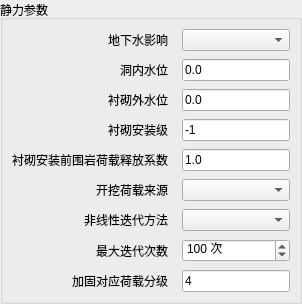
      <widget class="QGroupBox" name="groupStaticControl">
       <property name="title">
        <string>静力参数</string>
       </property>
       <layout class="QFormLayout" name="formLayoutStaticControl">
        <item row="0" column="0">
         <widget class="QLabel" name="label3">
 <property name="sizePolicy">
  <sizepolicy hsizetype="Fixed" vsizetype="Preferred">
   <horstretch>0</horstretch>
   <verstretch>0</verstretch>
  </sizepolicy>
 </property>
          <property name="text">
           <string>地下水影响</string>
          </property>
          <property name="wordWrap">
           <bool>false</bool>
          </property>
         </widget>
        </item>
        <item row="0" column="1">
         <widget class="QComboBox" name="comboIfSeep">
          <property name="minimumSize">
           <size>
            <width>10</width>
            <height>0</height>
           </size>
          </property>
         </widget>
        </item>
        <item row="2" column="0">
         <widget class="QLabel" name="label5">
 <property name="sizePolicy">
  <sizepolicy hsizetype="Fixed" vsizetype="Preferred">
   <horstretch>0</horstretch>
   <verstretch>0</verstretch>
  </sizepolicy>
 </property>
          <property name="text">
           <string>洞内水位</string>
          </property>
          <property name="wordWrap">
           <bool>false</bool>
          </property>
         </widget>
        </item>
        <item row="2" column="1">
         <widget class="QLineEdit" name="line5Edit">
          <property name="text">
           <string>0.0</string>
          </property>
          <property name="minimumSize">
           <size>
            <width>10</width>
            <height>0</height>
           </size>
          </property>
         </widget>
        </item>
        <item row="3" column="0">
         <widget class="QLabel" name="label7">
 <property name="sizePolicy">
  <sizepolicy hsizetype="Fixed" vsizetype="Preferred">
   <horstretch>0</horstretch>
   <verstretch>0</verstretch>
  </sizepolicy>
 </property>
          <property name="text">
           <string>衬砌外水位</string>
          </property>
          <property name="wordWrap">
           <bool>false</bool>
          </property>
         </widget>
        </item>
        <item row="3" column="1">
         <widget class="QLineEdit" name="line7Edit">
          <property name="text">
           <string>0.0</string>
          </property>
          <property name="minimumSize">
           <size>
            <width>10</width>
            <height>0</height>
           </size>
          </property>
         </widget>
        </item>
        <item row="4" column="0">
         <widget class="QLabel" name="label10">
 <property name="sizePolicy">
  <sizepolicy hsizetype="Fixed" vsizetype="Preferred">
   <horstretch>0</horstretch>
   <verstretch>0</verstretch>
  </sizepolicy>
 </property>
          <property name="text">
           <string>衬砌安装级</string>
          </property>
          <property name="wordWrap">
           <bool>false</bool>
          </property>
          <property name="toolTip">
           <string>衬砌安装所在开挖级，取 -1 至负的最大开挖级。</string>
          </property>
         </widget>
        </item>
        <item row="4" column="1">
         <widget class="QLineEdit" name="line10Edit">
          <property name="text">
           <string>-1</string>
          </property>
          <property name="minimumSize">
           <size>
            <width>10</width>
            <height>0</height>
           </size>
          </property>
         </widget>
        </item>
        <item row="5" column="0">
         <widget class="QLabel" name="label11">
 <property name="sizePolicy">
  <sizepolicy hsizetype="Fixed" vsizetype="Preferred">
   <horstretch>0</horstretch>
   <verstretch>0</verstretch>
  </sizepolicy>
 </property>
          <property name="text">
           <string>衬砌安装前围岩荷载释放系数</string>
          </property>
          <property name="wordWrap">
           <bool>false</bool>
          </property>
         </widget>
        </item>
        <item row="5" column="1">
         <widget class="QLineEdit" name="line11Edit">
          <property name="text">
           <string>1.0</string>
          </property>
          <property name="minimumSize">
           <size>
            <width>10</width>
            <height>0</height>
           </size>
          </property>
         </widget>
        </item>
        <item row="6" column="0">
         <widget class="QLabel" name="label23">
 <property name="sizePolicy">
  <sizepolicy hsizetype="Fixed" vsizetype="Preferred">
   <horstretch>0</horstretch>
   <verstretch>0</verstretch>
  </sizepolicy>
 </property>
          <property name="text">
           <string>开挖荷载来源</string>
          </property>
          <property name="wordWrap">
           <bool>false</bool>
          </property>
         </widget>
        </item>
        <item row="6" column="1">
         <widget class="QComboBox" name="comboExcavationLoadMethod">
          <property name="minimumSize">
           <size>
            <width>10</width>
            <height>0</height>
           </size>
          </property>
         </widget>
        </item>
        <item row="7" column="0">
         <widget class="QLabel" name="label24">
 <property name="sizePolicy">
  <sizepolicy hsizetype="Fixed" vsizetype="Preferred">
   <horstretch>0</horstretch>
   <verstretch>0</verstretch>
  </sizepolicy>
 </property>
          <property name="text">
           <string>非线性迭代方法</string>
          </property>
          <property name="wordWrap">
           <bool>false</bool>
          </property>
         </widget>
        </item>
        <item row="7" column="1">
         <widget class="QComboBox" name="comboIterationMethod" />
        </item>
        <item row="9" column="0">
         <widget class="QLabel" name="label25">
 <property name="sizePolicy">
  <sizepolicy hsizetype="Fixed" vsizetype="Preferred">
   <horstretch>0</horstretch>
   <verstretch>0</verstretch>
  </sizepolicy>
 </property>
          <property name="text">
           <string>加固对应荷载分级</string>
          </property>
          <property name="wordWrap">
           <bool>false</bool>
          </property>
         </widget>
        </item>
        <item row="9" column="1">
         <widget class="QLineEdit" name="line25Edit">
          <property name="text">
           <string>4</string>
          </property>
          <property name="minimumSize">
           <size>
            <width>10</width>
            <height>0</height>
           </size>
          </property>
         </widget>
        </item>
        <property name="leftMargin">
         <number>9</number>
        </property>
        <property name="topMargin">
         <number>9</number>
        </property>
        <property name="rightMargin">
         <number>9</number>
        </property>
        <property name="bottomMargin">
         <number>9</number>
        </property>
        <property name="horizontalSpacing">
         <number>14</number>
        </property>
        <property name="verticalSpacing">
         <number>8</number>
        </property>
        <property name="fieldGrowthPolicy">
         <enum>QFormLayout::AllNonFixedFieldsGrow</enum>
        </property>
        <property name="rowWrapPolicy">
         <enum>QFormLayout::WrapLongRows</enum>
        </property>
        <property name="labelAlignment">
         <set>Qt::AlignRight|Qt::AlignVCenter</set>
        </property>
        <item row="8" column="0">
         <widget class="QLabel" name="labelIterationCount">
 <property name="sizePolicy">
  <sizepolicy hsizetype="Fixed" vsizetype="Preferred">
   <horstretch>0</horstretch>
   <verstretch>0</verstretch>
  </sizepolicy>
 </property>
          <property name="text">
           <string>最大迭代次数</string>
          </property>
          <property name="wordWrap">
  <bool>false</bool>
 </property>
</widget>
        </item>
        <item row="8" column="1">
         <widget class="QSpinBox" name="spinIterationCount">
          <property name="toolTip">
           <string>最大迭代次数</string>
          </property>
          <property name="minimum">
           <number>1</number>
          </property>
          <property name="maximum">
           <number>100000</number>
          </property>
          <property name="value">
           <number>100</number>
          </property>
          <property name="suffix">
           <string> 次</string>
          </property>
         </widget>
        </item>
       </layout>
      </widget>
